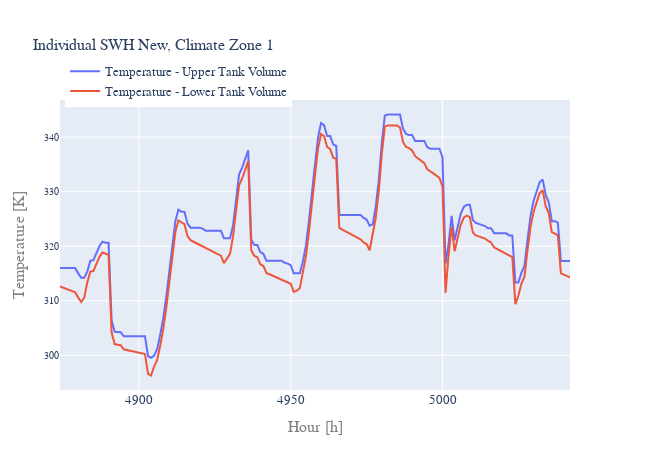

The code cell stored with this chart in its notebook:
### Code cell
fig = Plot(data_headers = [r['t_tank_up'], r['t_tank_low']], \
                 outpath = '', save_image = False, title = 'Individual SWH New, Climate Zone ' + str(int(cold_cz)), 
                 label_h = 'Hour [h]', label_v = 'Temperature [K]',\
                 legend = True, duration_curve = False, margin_l = m_l, margin_b = m_b,\
                 notebook_mode = True, width = w, height = h, fontsize = f, legend_x = 0.01, legend_y = 1.15).\
            series(ts_res_indiv_new_cold.loc[first_hour + 1 : last_hour + 1,\
                [r['t_tank_up'], r['t_tank_low']]], \
                 outfile = '', modes = 'lines')

### Figure 1 — Plotly figure (JSON) as saved in the notebook; plotly's stock layout.template omitted (floating-point values rounded to 4 significant figures; data arrays with more than 128 entries replaced by an {"elided": "..."} marker saying what was removed)
{"data": [{"mode": "lines", "name": "Temperature - Upper Tank Volume", "type": "scatter", "x": {"elided": "169 int values"}, "y": {"elided": "169 float values"}}, {"mode": "lines", "name": "Temperature - Lower Tank Volume", "type": "scatter", "x": {"elided": "169 int values"}, "y": {"elided": "169 float values"}}], "layout": {"font": {"family": "arial", "size": 16}, "height": 450, "legend": {"font": {"family": "arial", "size": 12.8}, "x": 0.01, "y": 1.15}, "margin": {"b": 60, "l": 60}, "showlegend": true, "title": {"font": {"family": "arial", "size": 16}, "text": "Individual SWH New, Climate Zone 1"}, "width": 650, "xaxis": {"tickfont": {"size": 12.8}, "title": {"font": {"color": "#7f7f7f", "size": 16}, "text": "Hour [h]"}}, "yaxis": {"tickfont": {"size": 9.6}, "title": {"font": {"color": "#7f7f7f", "size": 16}, "text": "Temperature [K]"}}}}
